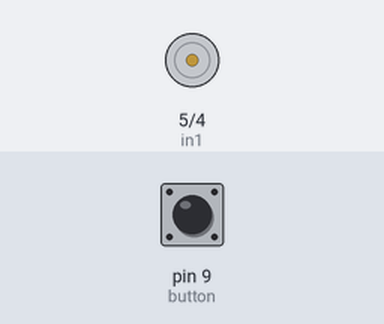
The sketch below on a simulated Arduino Mega 2560, built with avr-gcc and run on an emulated ATmega2560. Shown: motor-driver pin pairs drawn as motors (green arrow = first pin HIGH = forward, orange = second pin HIGH = backward, longer = more drive, scaled by the enable pin). The test bench sets the inputs (shaded band); at power-on: pin 9 (button) HIGH. The modem accepts every AT command (registered, SIM ready, sends succeed) and sends nothing else; what the sketch prints to the serial monitor is not drawn.

Above: at 3.7 s.
3.8 s: pin 9 (button) pulled LOW for 1 s
At 4.8 s:
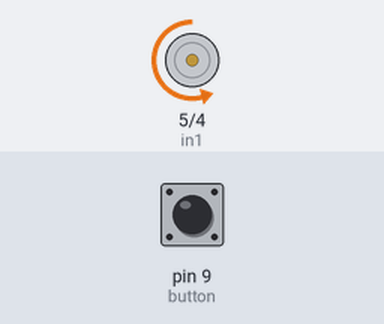
7.9 s: pin 9 (button) pulled LOW for 3.2 s
At 9.2 s:
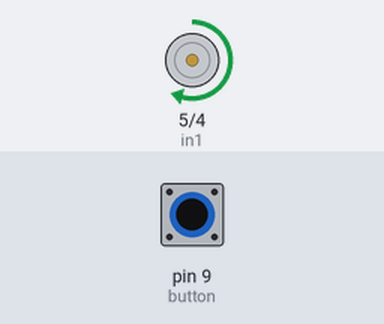
14.4 s: pin 9 (button) pulled LOW for 0.15 s
At 18.4 s:
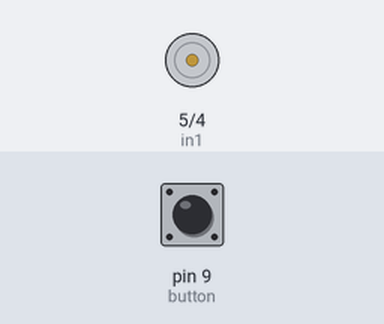
Timing chart, 0 to 18.6 s (numbered marks = the images above; inputs shaded):
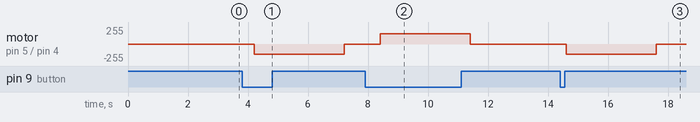

The sketch:

receiveMessge.ino
```cpp
int pwm = 6;
int in1 = 5;
int in2 = 4;
int button = 9;
bool toggle = true;
//Create software serial object to communicate with SIM800L
String inputstring = "";
void readMessage() {
  Serial.println("Initializing...");
  //delay(1000); // inputstring = "";
  Serial1.println("AT"); //Once the handshake test is successful, it will back to OK
  updateSerial();
  Serial1.println("AT+CMGF=1"); // Configuring TEXT mode
  updateSerial();
  Serial1.println("AT+CNMI=1,2,0,0,0"); // Decides how newly arrived SMS messages should be handled
  updateSerial();
  inputstring.toUpperCase();
  Serial.println(inputstring);


}
void setup()
{
  //Begin serial communication with Arduino and Arduino IDE (Serial Monitor)
  Serial.begin(9600);

  //Begin serial communication with Arduino and SIM800L
  Serial1.begin(9600);

  Serial.println("Initializing...");
  delay(1000);

  Serial1.println("AT"); //Once the handshake test is successful, it will back to OK
  updateSerial();

  Serial1.println("AT+CMGF=1"); // Configuring TEXT mode
  updateSerial();
  Serial1.println("AT+CNMI=1,2,0,0,0"); // Decides how newly arrived SMS messages should be handled
  updateSerial();
  pinMode(pwm, OUTPUT);
  pinMode(in1, OUTPUT);
  pinMode(in2, OUTPUT);
  pinMode(button, INPUT_PULLUP);
}

void loop() {
  //readMessage();
  updateSerial();
  if (!digitalRead(button)) {
    delay(200);
    if (toggle)toggle = false;
    else if (!toggle)toggle = true;
    //toggle != toggle;
    if (toggle) {
      analogWrite(pwm, 155);
      digitalWrite(in1, HIGH);
      digitalWrite(in2, LOW);
      delay(3000);
      digitalWrite(in1, LOW);
      digitalWrite(in2, LOW);
    } else {
      analogWrite(pwm, 155);
      digitalWrite(in1, LOW);
      digitalWrite(in2, HIGH);
      delay(3000);
      digitalWrite(in1, LOW);
      digitalWrite(in2, LOW);
    }
  }
}

void updateSerial() {
  delay(500);
  while (Serial.available())
  {
    Serial1.write(Serial.read());//Forward what Serial received to Software Serial Port
  }
  while (Serial1.available()) {
    //delay(10);
    Serial.write(Serial1.read());//Forward what Software Serial received to Serial Port
    char inChar = (char)Serial1.read();
    inputstring += inChar; // if the incoming character is a newline, set a flag // so the main loop can do something about it:
  }
}
```

Measured:
- after the input at 3.8 s, motor on pin 5 (in1) / pin 4 (in2): stopped → backward 155/255 after 0.40 s, → stopped 3.0 s later
- after the input at 7.9 s, motor on pin 5 (in1) / pin 4 (in2): stopped → forward 155/255 after 0.50 s, → stopped 3.0 s later
- after the input at 14.4 s, motor on pin 5 (in1) / pin 4 (in2): stopped → backward 155/255 after 0.20 s, → stopped 3.0 s later
